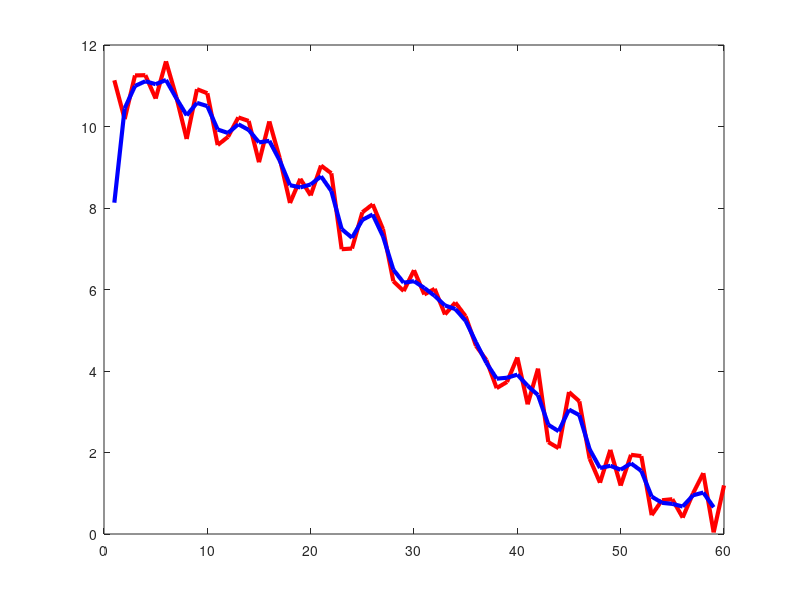

MATLAB code to generate this figure:
% Generate sample data.
vector = 5*(1+cosd(1:3:180)) + 2 * rand(1, 60);
plot(vector, 'r-', 'linewidth', 3);
set(gcf, 'Position', get(0,'Screensize')); % Maximize figure.

% Construct blurring window.
windowWidth = int16(5);
halfWidth = windowWidth / 2
gaussFilter = gausswin(5)
gaussFilter = gaussFilter / sum(gaussFilter); % Normalize.

% Do the blur.
smoothedVector = conv(vector, gaussFilter);

% plot it.
hold on;
plot(smoothedVector(halfWidth:end-halfWidth), 'b-', 'linewidth', 3);